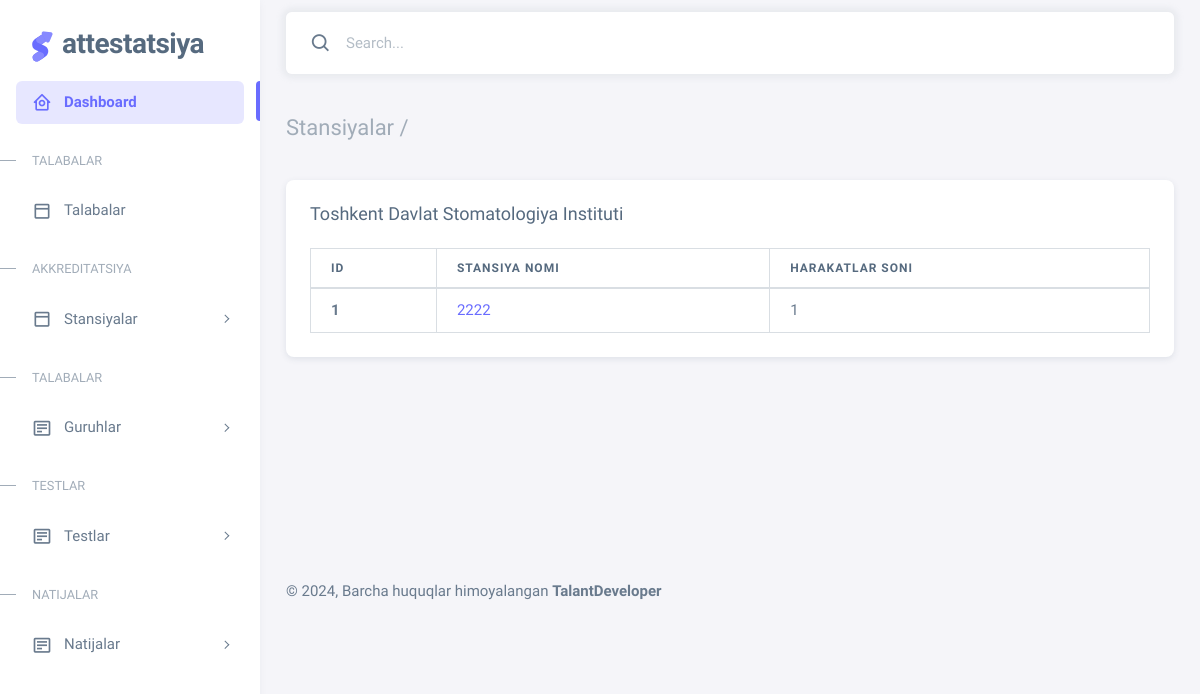
The app's page /station/ with its own data.
### station/models.py (models this page shows, shortened)
class Station(models.Model):
    name = models.CharField(max_length=255, verbose_name="Name")
    titles = models.ManyToManyField(Title, verbose_name="Titles", null=True, blank=True)

### station/views.py (the view)
# urls.py: path('', views.stations_view, name='stations'),
def stations_view(request):
    context = get_context(request)
    return render(request, 'station/stations.html', context)

### main/function.py (called while the page is built)
def get_context(request):
    students = Student.objects.all()
    groups = Group.objects.all()
    stations = Station.objects.all()
    exams = Exam.objects.all()
    result_tests = ResultTest.objects.all()
    generals = General.objects.all()
    context = {
        'students': students,
        'groups': groups,
        'stations': stations,
        'exams': exams,
        'result_tests': result_tests,
        'generals': generals,
    }
    return context

### templates/station/stations.html
{% extends 'base.html' %}
{% block content %}
    <div class="content-wrapper">
        <div class="container-xxl flex-grow-1 container-p-y">
            <h4 class="fw-bold py-3 mb-4">
                <span class="text-muted fw-light">
                    Stansiyalar /
                </span>
            </h4>
            <div class="card">
                <h5 class="card-header">
                    Toshkent Davlat Stomatologiya Instituti
                </h5>
                <div class="card-body">
                    <div class="table-responsive text-nowrap">
                        <table class="table table-bordered">
                            <thead>
                            <tr>
                                <th> ID</th>
                                <th> Stansiya nomi</th>
                                <th> Harakatlar soni</th>
                            </tr>
                            </thead>
                            <tbody>
                            {% for station in stations %}
                                <tr>
                                    <td><strong> {{ station.id }} </strong></td>
                                    <td>
                                        <a href="{% url 'station:station' station.id %}">
                                            {{ station.name }}
                                        </a>
                                    </td>
                                    <td>
                                        {{ station.titles.all|length }}
                                    </td>
                                </tr>
                            {% endfor %}
                            </tbody>
                        </table>
                    </div>
                </div>
            </div>
        </div>
    </div>
{% endblock %}

### records on screen
Station: id "1", name "2222", titles.all|length "1"
